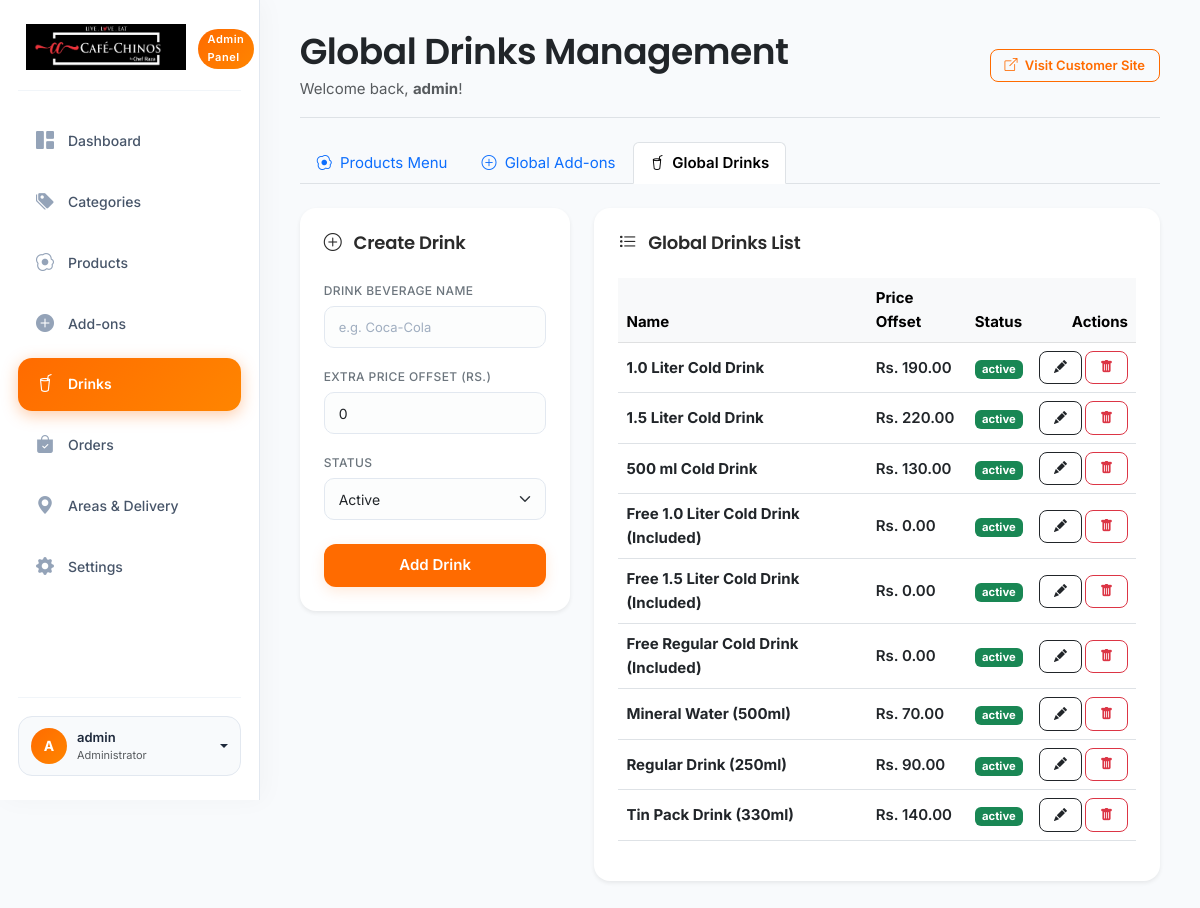
Page /admin/products?tab=drinks (signed in) on the earlier database version.
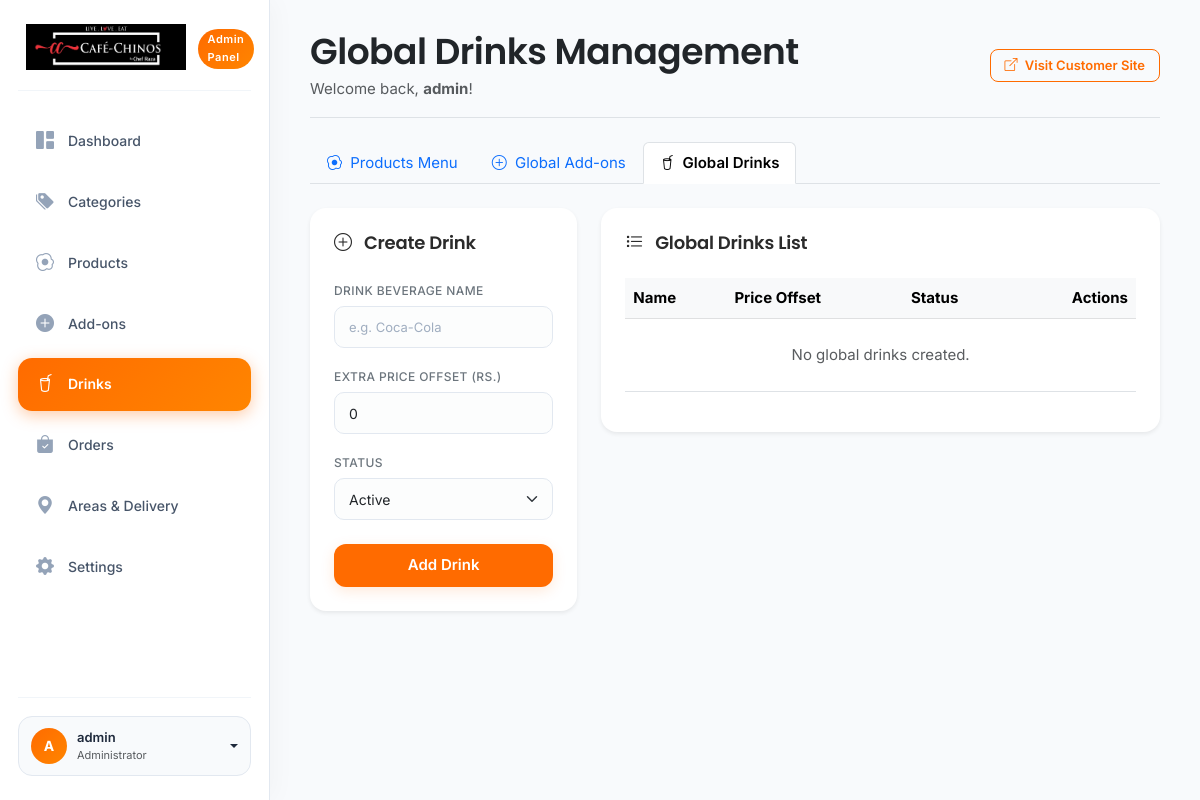
Same page on the later database version.
### tables this page shows
CREATE TABLE `drinks` (
  `id` int(11) NOT NULL AUTO_INCREMENT,
  `name` varchar(100) NOT NULL,
  `price` decimal(10,2) NOT NULL DEFAULT 0.00,
  `status` enum('active','inactive') DEFAULT 'active',
  PRIMARY KEY (`id`)
);

### includes/functions.php (called while the page is built, shortened)
<?php
function sanitize($data) {
    return htmlspecialchars(strip_tags(trim($data)));
}
?>

### admin/products.php (the view, shortened to what the changed rows need)
<?php
require_once __DIR__ . '/includes/header.php';
$active_tab = isset($_GET['tab']) ? sanitize($_GET['tab']) : 'products';
$all_drinks = $pdo->query("SELECT * FROM drinks ORDER BY name ASC")->fetchAll();
?>
<?php if ($active_tab === 'drinks'): ?>
    <div class="row g-4">
        <div class="col-lg-8">
            <div class="card border-0 shadow-sm p-4 rounded-4 bg-white">
                <div class="table-responsive">
                    <table class="table align-middle">
                        <thead class="table-light">
                            <tr>
                                <th scope="col">Name</th>
                                <th scope="col">Price Offset</th>
                                <th scope="col">Status</th>
                                <th scope="col" class="text-end">Actions</th>
                            </tr>
                        </thead>
                        <tbody>
                            <?php if (empty($all_drinks)): ?>
                                <tr>
                                    <td colspan="4" class="text-center text-muted py-4">No global drinks created.</td>
                                </tr>
                            <?php else: ?>
                                <?php foreach ($all_drinks as $drk): ?>
                                    <tr>
                                        <td><strong class="text-dark"><?= sanitize($drk['name']) ?></strong></td>
                                        <td class="fw-bold">Rs. <?= number_format($drk['price'], 2) ?></td>
                                        <td>
                                            <span class="badge <?= $drk['status'] === 'active' ? 'bg-success' : 'bg-secondary' ?>"><?= $drk['status'] ?></span>
                                        </td>
                                        <td class="text-end">
                                            <div class="btn-group">
                                                <a href="products.php?tab=drinks&action=edit_drink&id=<?= $drk['id'] ?>" class="btn btn-sm btn-outline-dark me-1" title="Edit">
                                                    <i class="bi bi-pencil-fill"></i>
                                                </a>
                                                <a href="#" class="btn btn-sm btn-outline-danger btn-delete-drink" data-id="<?= $drk['id'] ?>" title="Delete">
                                                    <i class="bi bi-trash-fill"></i>
                                                </a>
                                            </div>
                                        </td>
                                    </tr>
                                <?php endforeach; ?>
                            <?php endif; ?>
                        </tbody>
                    </table>
                </div>
            </div>
        </div>
    </div>
<?php endif; ?>
<?php require_once __DIR__ . '/includes/footer.php'; ?>

Differences in the rows shown:
removed drinks: name "1.0 Liter Cold Drink", price "190.00", status "active"
removed drinks: name "1.5 Liter Cold Drink", price "220.00", status "active"
removed drinks: name "500 ml Cold Drink", price "130.00", status "active"
removed drinks: name "Free 1.0 Liter Cold Drink (Included)", price "0.00", status "active"
removed drinks: name "Free 1.5 Liter Cold Drink (Included)", price "0.00", status "active"
removed drinks: name "Free Regular Cold Drink (Included)", price "0.00", status "active"
removed drinks: name "Mineral Water (500ml)", price "70.00", status "active"
removed drinks: name "Regular Drink (250ml)", price "90.00", status "active"
removed drinks: name "Tin Pack Drink (330ml)", price "140.00", status "active"
Other differences:
text now shown: "No global drinks created."
